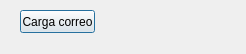
<?xml version="1.0" encoding="UTF-8"?>
<ui version="4.0">
 <class>dialog</class>
 <widget class="QDialog" name="dialog">
  <property name="geometry">
   <rect>
    <x>0</x>
    <y>0</y>
    <width>246</width>
    <height>54</height>
   </rect>
  </property>
  <property name="windowTitle">
   <string>Practica Final</string>
  </property>
  <widget class="QPushButton" name="pushButton_Load">
   <property name="geometry">
    <rect>
     <x>20</x>
     <y>10</y>
     <width>75</width>
     <height>23</height>
    </rect>
   </property>
   <property name="text">
    <string>Carga correo</string>
   </property>
  </widget>
  <widget class="QLabel" name="label_Label">
   <property name="geometry">
    <rect>
     <x>110</x>
     <y>10</y>
     <width>91</width>
     <height>16</height>
    </rect>
   </property>
   <property name="text">
    <string> </string>
   </property>
  </widget>
  <widget class="QLabel" name="label_Error">
   <property name="geometry">
    <rect>
     <x>70</x>
     <y>30</y>
     <width>91</width>
     <height>16</height>
    </rect>
   </property>
   <property name="text">
    <string/>
   </property>
  </widget>
 </widget>
 <resources/>
 <connections/>
</ui>
